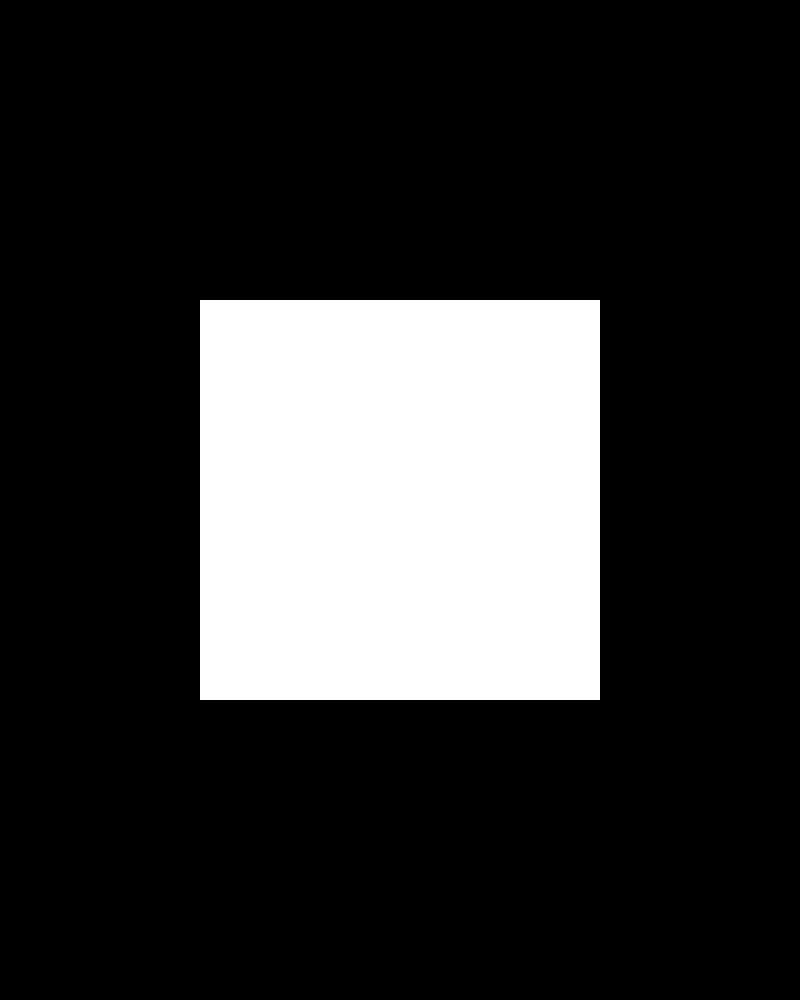
#> input picture opencv/ImageProc/Morphological Transformation/box.jpg, 800 x 1000 px
$ python GradientDtype.py   (older library calls are emulated)
#> lines starting #> are read from the running program, lines starting #| are printed output that depends on the picture
# in openCV, black to white transition is taken as positive slope
# therfore, white to black transition is taken to be negative slope.

# if you convert data to np.uint8, all negative slopes are made 0
# so you miss that an edge marked by white to black transition (depends on rastering scheme of kernel)

import cv2
import numpy as np
from matplotlib import pyplot as plt
from scipy.misc import imsave

# img = np.zeros((1000,800))
# img[300:700,200:600] = 1

# imsave('box.jpg',img)
img = cv2.imread('box.jpg',0)
#> img is the input picture: shape (1000, 800); min 0, max 255, mean 51

# Output dtype = cv2.CV_8U
sobelx8u = cv2.Sobel(img,cv2.CV_8U,1,0,ksize=5)
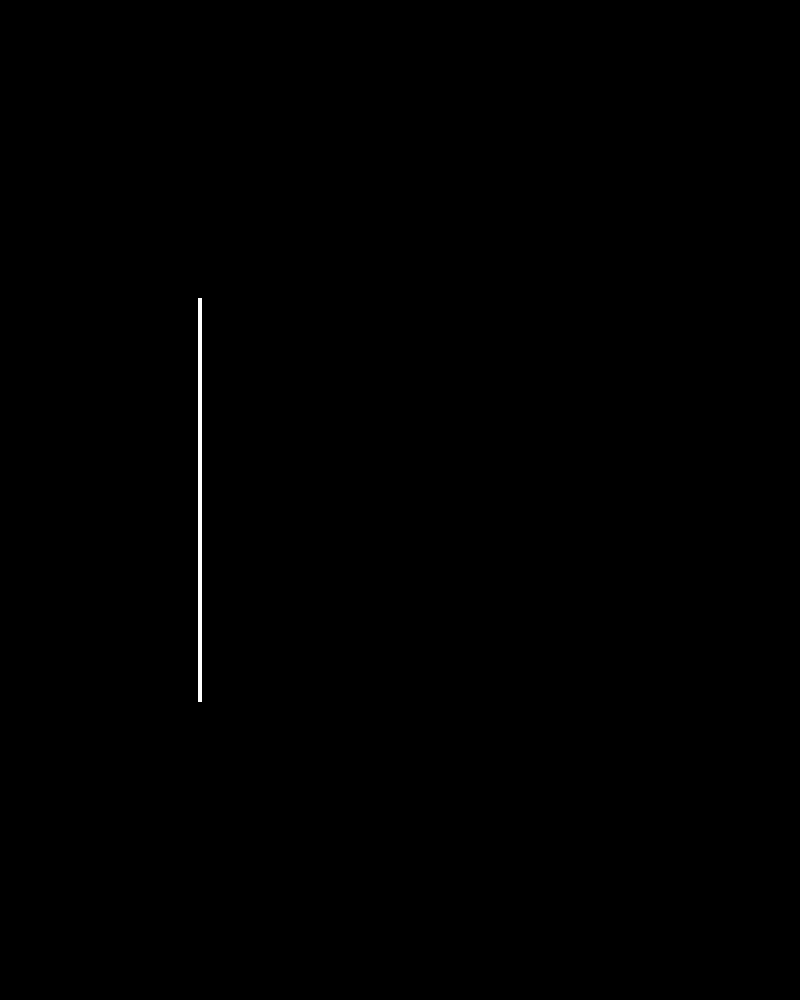
#> sobelx8u: shape (1000, 800); min 0, max 255, mean 0.5

# Output dtype = cv2.CV_64F. Then take its absolute and convert to cv2.CV_8U
sobelx64f = cv2.Sobel(img,cv2.CV_64F,1,0,ksize=5)
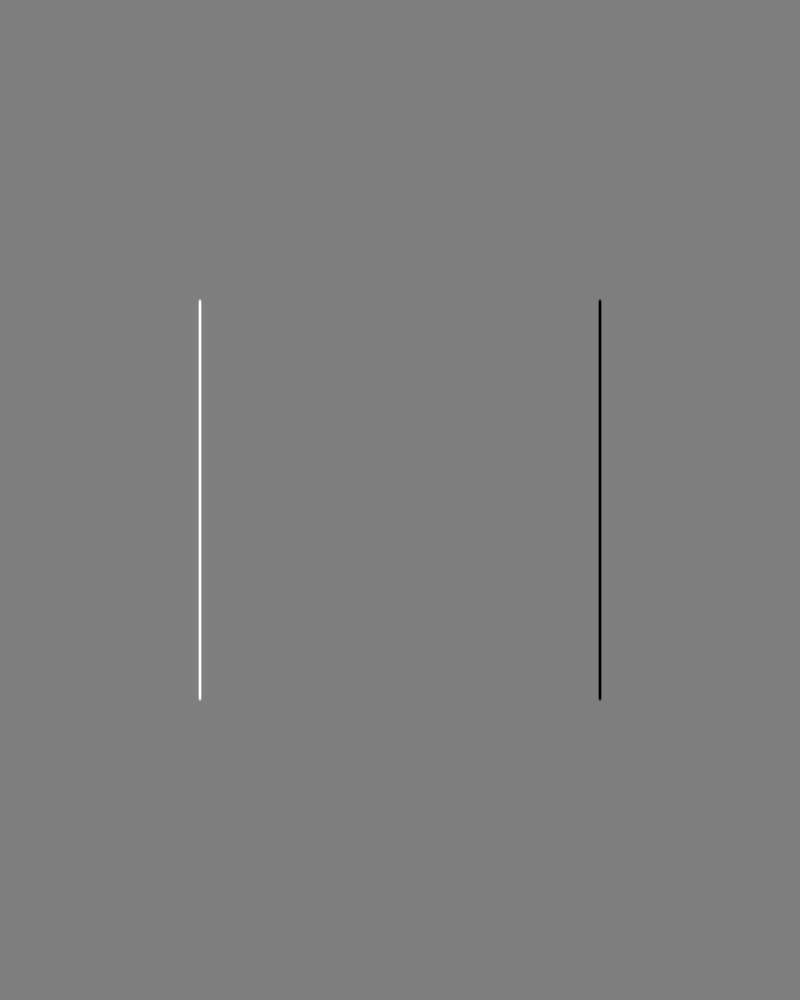
#> sobelx64f: shape (1000, 800) float64; min -12240, max 12240, mean 0; drawn with min black and max white

abs_sobel64f = np.absolute(sobelx64f)
sobel_8u = np.uint8(abs_sobel64f)

plt.subplot(1,3,1),plt.imshow(img,cmap = 'gray')
plt.title('Original'), plt.xticks([]), plt.yticks([])
plt.subplot(1,3,2),plt.imshow(sobelx8u,cmap = 'gray')
plt.title('Sobel CV_8U'), plt.xticks([]), plt.yticks([])
plt.subplot(1,3,3),plt.imshow(sobel_8u,cmap = 'gray')
plt.title('Sobel abs(CV_64F)'), plt.xticks([]), plt.yticks([])
plt.show()
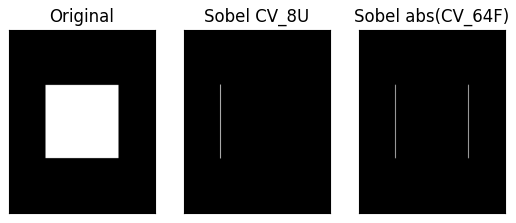
#> figure drawn by matplotlib, 3 panels
